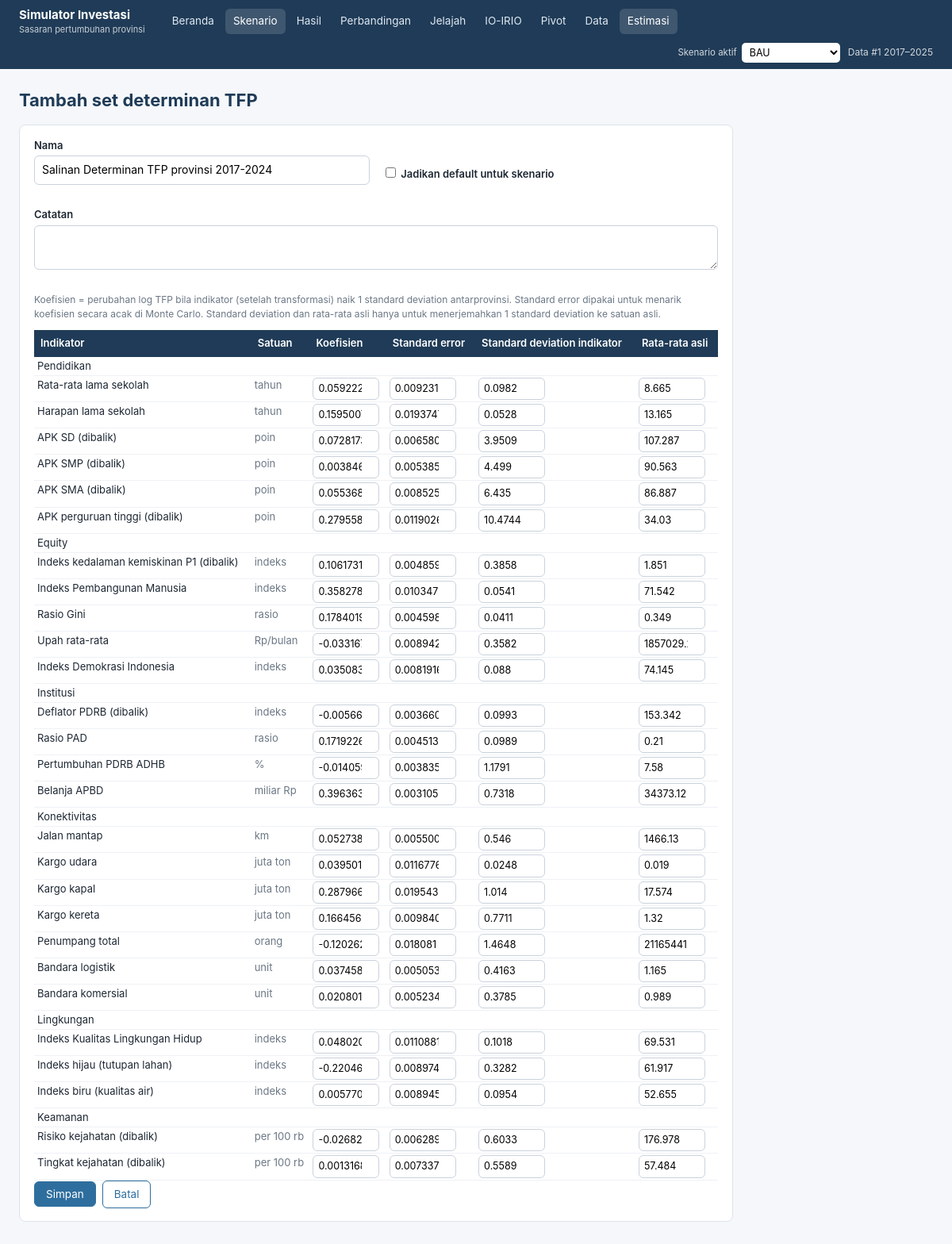
Screenshot of /estimasi/determinan/baru/ with the database file from the repository.
### datapanel/models.py (models this page shows, shortened)
class VersiData(models.Model):
    class Status(models.TextChoices):
        DRAF = "draf", "Draf (menunggu konfirmasi)"
        SIAP = "siap", "Siap dipakai"
        AKTIF = "aktif", "Aktif"
        ARSIP = "arsip", "Arsip"
        GAGAL = "gagal", "Gagal validasi"
    class Sumber(models.TextChoices):
        AWAL = "awal", "Dataset awal tim"
        UNGGAH = "unggah", "Unggahan baru"
        PEMBARUAN = "pembaruan", "Pembaruan atas versi lain"
        EDIT = "edit", "Suntingan manual"
    nama = models.CharField(max_length=120)
    keterangan = models.TextField(blank=True)
    sumber = models.CharField(max_length=12, choices=Sumber.choices, default=Sumber.UNGGAH)
    status = models.CharField(max_length=8, choices=Status.choices, default=Status.DRAF)
    induk = models.ForeignKey("self", null=True, blank=True, on_delete=models.SET_NULL,
                              related_name="turunan")
    berkas = models.FileField(upload_to="unggahan/%Y%m/", blank=True)
    nama_berkas = models.CharField(max_length=255, blank=True)
    opsi_pembersihan = models.JSONField(default=dict, blank=True)
    laporan = models.JSONField(default=list, blank=True)
    ringkasan = models.JSONField(default=dict, blank=True)
    tahun_awal = models.PositiveSmallIntegerField(null=True, blank=True)
    tahun_akhir = models.PositiveSmallIntegerField(null=True, blank=True)
    n_baris = models.PositiveIntegerField(default=0)
    pangsa_pemekaran = models.JSONField(default=dict, blank=True)
    dibuat = models.DateTimeField(auto_now_add=True)
    dibuat_oleh = models.ForeignKey(settings.AUTH_USER_MODEL, null=True, blank=True,
                                    on_delete=models.SET_NULL)
    class Meta:
        ordering = ["-dibuat"]
        verbose_name_plural = "versi data"
    @classmethod
    def aktif(cls):
        return cls.objects.filter(status=cls.Status.AKTIF).first()

### estimasi/views.py (the view)
# urls.py: path("determinan/baru/", views.sunting_determinan, name="tambah_determinan"),
def sunting_determinan(request, pk=None):
    sd = get_object_or_404(SetDeterminan, pk=pk) if pk else None
    utama = SetDeterminan.utama()
    dasar = sd.indikator if sd else (utama.indikator if utama else AWAL)
    form = FormSetDeterminan(request.POST or None, instance=sd, indikator=dasar,
                             initial=None if sd else {"nama": f"Salinan {utama.nama}" if utama else ""})
    if request.method == "POST" and form.is_valid():
        obj = form.save()
        if obj.bawaan:
            SetDeterminan.objects.exclude(pk=obj.pk).update(bawaan=False)
        messages.success(request, f"Set determinan {obj.nama} disimpan. Jalankan ulang skenario yang memakainya.")
        return redirect("estimasi:daftar")
    return render(request, "estimasi/form_determinan.html", {"form": form, "obj": sd})

### estimasi/forms.py (shortened to what this page needs)
class FormSetDeterminan(forms.ModelForm):
    KOLOM = [("koef", "Koefisien"), ("se", "Standard error"), ("sd", "Standard deviation indikator"), ("rata", "Rata-rata asli")]
    class Meta:
        model = SetDeterminan
        fields = ["nama", "catatan", "bawaan"]
        widgets = {"catatan": forms.Textarea(attrs={"rows": 2})}
    def __init__(self, *args, indikator=None, **kwargs):
        super().__init__(*args, **kwargs)
        self.indikator = [dict(x) for x in (indikator or self.instance.indikator or [])]
        for ind in self.indikator:
            for k, _ in self.KOLOM:
                self.fields[f"{k}_{ind['kode']}"] = forms.FloatField(
                    initial=ind.get(k), required=k == "koef", min_value=0 if k in ("se", "sd") else None,
                    widget=forms.NumberInput(attrs={"step": "any", "class": "sel-kecil"}))
    def baris(self):
        for p, isi in per_pilar(self.indikator).items():
            if isi:
                yield NAMA_PILAR.get(p, p), [(ind, [self[f"{k}_{ind['kode']}"] for k, _ in self.KOLOM]) for ind in isi]

### datapanel/context_processors.py (called while the page is built)
def versi_aktif(request):
    return {"versi_aktif": VersiData.aktif(), "nama_provinsi": _NAMA}

### estimasi/determinan.py (called while the page is built)
def per_pilar(indikator):
    out = {p: [] for p, _ in PILAR}
    for ind in indikator:
        out.setdefault(ind["pilar"], []).append(ind)
    return out

### estimasi/models.py (called while the page is built)
    @classmethod
    def utama(cls):
        return cls.objects.filter(bawaan=True).first() or cls.objects.first()

### simulasi/aktif.py (called while the page is built)
def ambil(request):
    pk = request.session.get(KUNCI)
    qs = Skenario.objects.filter(hasil__isnull=False).select_related("hasil", "versi_data")
    sk = qs.filter(pk=pk).first() if pk else None
    if sk is None:
        sk = qs.filter(kelompok=Skenario.Kelompok.BAWAAN, templat="P0").first() or qs.order_by("-diubah").first()
    return sk

def grup():
    semua = list(Skenario.objects.only("pk", "nama", "singkat", "kelompok", "templat", "status").order_by("templat", "nama"))
    return [("Default", [s for s in semua if s.kelompok == Skenario.Kelompok.BAWAAN]),
            ("Kustom", [s for s in semua if s.kelompok != Skenario.Kelompok.BAWAAN])]

### simulasi/context_processors.py (called while the page is built)
def skenario_aktif(request):
    if request.path.startswith(("/admin/", "/static/")):
        return {}
    return {"sk_aktif": aktif.ambil(request), "sk_grup": aktif.grup(),
            "di_hasil": bool(re.match(r"^/skenario/\d+/$", request.path))}

### simulasi/models.py (called while the page is built)
    @property
    def label(self):
        return self.singkat or self.nama

### simulator/akses.py (called while the page is built, shortened)
    def __call__(self, request):
        return self.get_response(request)

### templates/estimasi/form_determinan.html (shortened to what this page needs)
{% extends "base.html" %}
{% block isi %}
<h1>{% if obj %}Ubah{% else %}Tambah{% endif %} set determinan TFP</h1>
<form method="post" class="kartu" style="max-width:900px">
  <div class="grid g2">
    <div class="bidang"><label for="{{ form.nama.id_for_label }}">{{ form.nama.label|capfirst }}</label>{{ form.nama }}{{ form.nama.errors }}</div>
    <div class="bidang" style="align-self:end"><label>{{ form.bawaan }} Jadikan default untuk skenario</label></div>
    <div class="bidang" style="grid-column:1/-1"><label for="{{ form.catatan.id_for_label }}">{{ form.catatan.label|capfirst }}</label>{{ form.catatan }}</div>
  </div>
  <p class="kecil abu">Koefisien = perubahan log TFP bila indikator (setelah transformasi) naik 1 standard deviation antarprovinsi. Standard error dipakai untuk menarik koefisien secara acak di Monte Carlo. Standard deviation dan rata-rata asli hanya untuk menerjemahkan 1 standard deviation ke satuan asli.</p>
  <table class="tabel neraca rapat">
    <thead><tr><th>Indikator</th><th>Satuan</th>{% for _, label in form.KOLOM %}<th>{{ label }}</th>{% endfor %}</tr></thead>
    <tbody>
    {% for nama, isi in form.baris %}
      <tr class="kepala-grup"><td colspan="6">{{ nama }}</td></tr>
      {% for ind, sel in isi %}<tr><td>{{ ind.label }}</td><td class="abu">{{ ind.satuan }}</td>{% for f in sel %}<td>{{ f }}{{ f.errors }}</td>{% endfor %}</tr>{% endfor %}
    {% endfor %}
    </tbody>
  </table>
  <div class="aksi">
    <button class="btn">Simpan</button>
    <a class="btn garis" href="{% url 'estimasi:daftar' %}">Batal</a>
  </div>
</form>
{% endblock %}

### templates/base.html (shortened to what this page needs)
{% load static %}<!doctype html>
<html lang="id">
<head>
  <link rel="stylesheet" href="{% static 'vendor/leaflet/leaflet.css' %}">
  <link rel="stylesheet" href="{% static 'css/app.css' %}">
</head>
<body>
<header class="atas">
  <a class="merek" href="{% url 'beranda' %}">Simulator Investasi<small>Sasaran pertumbuhan provinsi</small></a>
  {% with p=request.path %}
  <nav>
    <a href="{% url 'beranda' %}" class="{% if p == '/' %}aktif{% endif %}">Beranda</a>
    <a href="{% url 'simulasi:daftar' %}" class="{% if p == '/skenario/' or '/edit/' in p or '/baru/' in p or '/asumsi/' in p %}aktif{% endif %}">Skenario</a>
    <a href="{% url 'simulasi:hasil_aktif' %}" class="{% if di_hasil %}aktif{% endif %}">Hasil</a>
    <a href="{% url 'simulasi:bandingkan' %}" class="{% if 'bandingkan' in p %}aktif{% endif %}">Perbandingan</a>
    <a href="{% url 'datapanel:penjelajah' %}" class="{% if '/jelajah/' in p %}aktif{% endif %}">Jelajah</a>
    <a href="{% url 'io:beranda' %}" class="{% if p|slice:':4' == '/io/' %}aktif{% endif %}">IO-IRIO</a>
    <a href="{% url 'pivot' %}" class="{% if p|slice:':7' == '/pivot/' %}aktif{% endif %}">Pivot</a>
    <a href="{% url 'datapanel:daftar_versi' %}" class="{% if '/data/' in p and '/jelajah/' not in p %}aktif{% endif %}">Data</a>
    <a href="{% url 'estimasi:daftar' %}" class="{% if '/estimasi/' in p %}aktif{% endif %}">Estimasi</a>
  </nav>
  {% endwith %}
  <div class="versi">
    {% if sk_grup %}
    <form class="pilih-aktif" method="post" action="{% url 'simulasi:aktif' %}">{% csrf_token %}
      <label for="pilih-skenario-aktif">Skenario aktif</label>
      <select id="pilih-skenario-aktif" name="pk" onchange="this.form.submit()">
        {% for judul, daftar in sk_grup %}{% if daftar %}<optgroup label="{{ judul }}">
          {% for s in daftar %}<option value="{{ s.pk }}" {% if sk_aktif and s.pk == sk_aktif.pk %}selected{% endif %} >{{ s.label }}</option>{% endfor %}
        </optgroup>{% endif %}{% endfor %}
      </select>
    </form>
    {% endif %}
    <span class="data-aktif">{% if versi_aktif %}Data <a style="color:#fff" href="{% url 'datapanel:detail_versi' versi_aktif.pk %}">#{{ versi_aktif.pk }} {{ versi_aktif.tahun_awal }}–{{ versi_aktif.tahun_akhir }}</a>{% else %}Belum ada data aktif{% endif %}</span>
  </div>
</header>
<main>
  {% block isi %}{% endblock %}
</main>
</body>
</html>

### static/css/app.css (style rules this page uses)
:root { --biru: #1f3b57; --biru-2: #2e6e9e; --biru-muda: #e8f0f7; --hijau: #2e8b57; --merah: #c0392b; --kuning: #f2c94c; --abu: #6b7785; --garis: #dde3ea; --latar: #f5f7fa; --radius: 8px; }
* { box-sizing: border-box; }
body { margin: 0; font-family: -apple-system, 'Segoe UI', Roboto, 'Helvetica Neue', Arial, sans-serif; font-size: 14px; color: #1d2733; background: var(--latar); line-height: 1.45; }
a { color: var(--biru-2); text-decoration: none; }
header.atas { background: var(--biru); color: #fff; display: flex; align-items: center; gap: 8px 24px; flex-wrap: wrap; padding: 8px 24px; min-height: 56px; position: sticky; top: 0; z-index: 2000; }
header.atas .merek { font-weight: 700; font-size: 15px; color: #fff; white-space: nowrap; }
header.atas .merek small { display: block; font-weight: 400; font-size: 11px; opacity: 0.75; }
header.atas nav { display: flex; gap: 4px; flex-wrap: wrap; }
header.atas nav a { color: #dfe8f1; padding: 6px 10px; white-space: nowrap; border-radius: 6px; font-size: 13.5px; }
header.atas nav a.aktif, header.atas nav a:hover { background: rgba(255, 255, 255, 0.14); color: #fff; text-decoration: none; }
header.atas .versi { margin-left: auto; font-size: 12px; white-space: nowrap; display: flex; align-items: center; gap: 10px; }
header.atas .versi .data-aktif { opacity: 0.8; }
header.atas .pilih-aktif { display: flex; align-items: center; gap: 6px; margin: 0; }
header.atas .pilih-aktif label { margin: 0; font-weight: 400; font-size: 11.5px; opacity: 0.8; }
header.atas .pilih-aktif select { width: auto; max-width: 230px; padding: 4px 6px; font-size: 12.5px; border: 0; border-radius: 5px; }
main { max-width: 1320px; margin: 0 auto; padding: 20px 24px 60px; }
h1 { font-size: 22px; margin: 4px 0 14px; color: var(--biru); }
.kartu { background: #fff; border: 1px solid var(--garis); border-radius: var(--radius); padding: 16px 18px; margin-bottom: 16px; }
.grid { display: grid; gap: 16px; }
.g2 { grid-template-columns: repeat(2, minmax(0, 1fr)); }
table.tabel { width: 100%; border-collapse: collapse; font-size: 13px; }
table.tabel th { background: var(--biru); color: #fff; text-align: left; font-weight: 600; padding: 7px 8px; border-bottom: 1px solid var(--biru); position: sticky; top: 0; z-index: 1; }
table.tabel td { padding: 6px 8px; border-bottom: 1px solid #eef1f5; vertical-align: top; }
.btn { display: inline-block; border: 1px solid var(--biru-2); background: var(--biru-2); color: #fff; padding: 7px 14px; border-radius: 6px; font-size: 13.5px; cursor: pointer; text-decoration: none; font-family: inherit; }
.btn.garis { background: #fff; color: var(--biru-2); }
.aksi { display: flex; gap: 8px; flex-wrap: wrap; align-items: center; }
form .bidang { margin-bottom: 12px; }
form label { display: block; font-weight: 600; font-size: 13px; margin-bottom: 4px; }
input[type='text'], input[type='number'], input[type='file'], select, textarea { width: 100%; padding: 7px 9px; border: 1px solid #c9d2dc; border-radius: 6px; font: inherit; background: #fff; }
input.sel-kecil { padding: 4px 6px; font-size: 12.5px; min-width: 70px; }
input[type='checkbox'] { width: auto; }
.kecil { font-size: 12px; }
.abu { color: var(--abu); }
table.rapat td { padding: 2px 4px; }
table.rapat input.sel-kecil { width: 84px; }
table.tabel th { vertical-align: bottom; }

### rows the page displays
VersiData: pk "1", tahun_awal "2017", tahun_akhir "2025"

### other values shown
{{ label }} "Koefisien" "Standard error" "Standard deviation indikator" "Rata-rata asli"
{{ nama }} "Pendidikan" "Equity" "Institusi" "Konektivitas" "Lingkungan" "Keamanan"
{{ ind.label }} "Rata-rata lama sekolah" "Harapan lama sekolah" "APK SD (dibalik)" "APK SMP (dibalik)" "APK SMA (dibalik)" "APK perguruan tinggi (dibalik)" "Indeks kedalaman kemiskinan P1 (dibalik)" "Indeks Pembangunan Manusia" "Rasio Gini" "Upah rata-rata" "Indeks Demokrasi Indonesia" "Deflator PDRB (dibalik)" "Rasio PAD" "Pertumbuhan PDRB ADHB" "Belanja APBD" "Jalan mantap" "Kargo udara" "Kargo kapal" "Kargo kereta" "Penumpang total" "Bandara logistik" "Bandara komersial" "Indeks Kualitas Lingkungan Hidup" "Indeks hijau (tutupan lahan)" "Indeks biru (kualitas air)" "Risiko kejahatan (dibalik)" "Tingkat kejahatan (dibalik)"
{{ ind.satuan }} "tahun" "tahun" "poin" "poin" "poin" "poin" "indeks" "indeks" "rasio" "Rp/bulan" "indeks" "indeks" "rasio" "%" "miliar Rp" "km" "juta ton" "juta ton" "juta ton" "orang" "unit" "unit" "indeks" "indeks" "indeks" "per 100 rb" "per 100 rb"
form field pk "BAU"
